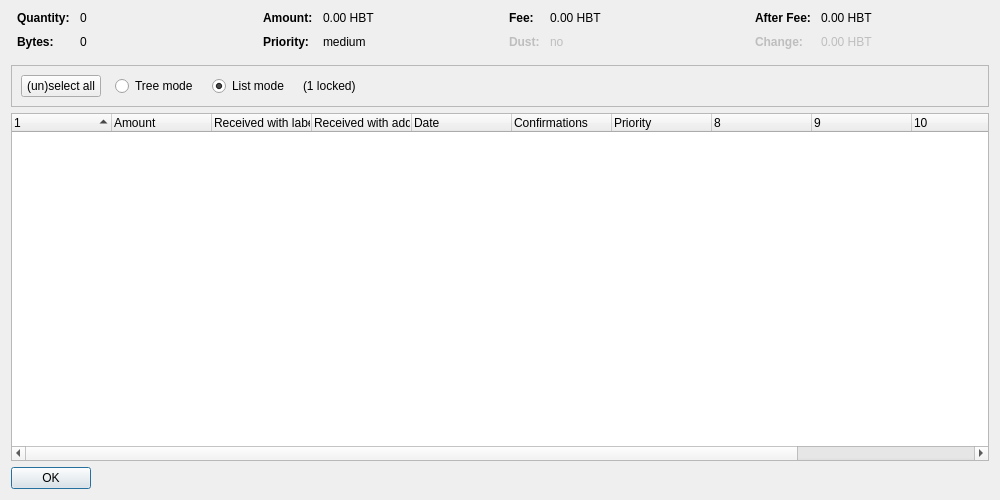
<?xml version="1.0" encoding="UTF-8"?>
<ui version="4.0">
 <class>CoinControlDialog</class>
 <widget class="QDialog" name="CoinControlDialog">
  <property name="geometry">
   <rect>
    <x>0</x>
    <y>0</y>
    <width>1000</width>
    <height>500</height>
   </rect>
  </property>
  <property name="windowTitle">
   <string>Coin Selection</string>
  </property>
  <layout class="QVBoxLayout" name="verticalLayout">
   <item>
    <layout class="QHBoxLayout" name="horizontalLayoutTop" stretch="0,0,0,0">
     <property name="topMargin">
      <number>0</number>
     </property>
     <property name="bottomMargin">
      <number>10</number>
     </property>
     <item>
      <layout class="QFormLayout" name="formLayoutCoinControl1">
       <property name="horizontalSpacing">
        <number>10</number>
       </property>
       <property name="verticalSpacing">
        <number>10</number>
       </property>
       <property name="leftMargin">
        <number>6</number>
       </property>
       <property name="rightMargin">
        <number>6</number>
       </property>
       <item row="0" column="0">
        <widget class="QLabel" name="labelCoinControlQuantityText">
         <property name="font">
          <font>
           <weight>75</weight>
           <bold>true</bold>
          </font>
         </property>
         <property name="text">
          <string>Quantity:</string>
         </property>
        </widget>
       </item>
       <item row="0" column="1">
        <widget class="QLabel" name="labelCoinControlQuantity">
         <property name="cursor">
          <cursorShape>IBeamCursor</cursorShape>
         </property>
         <property name="contextMenuPolicy">
          <enum>Qt::ActionsContextMenu</enum>
         </property>
         <property name="text">
          <string notr="true">0</string>
         </property>
         <property name="textInteractionFlags">
          <set>Qt::LinksAccessibleByMouse|Qt::TextSelectableByKeyboard|Qt::TextSelectableByMouse</set>
         </property>
        </widget>
       </item>
       <item row="1" column="0">
        <widget class="QLabel" name="labelCoinControlBytesText">
         <property name="font">
          <font>
           <weight>75</weight>
           <bold>true</bold>
          </font>
         </property>
         <property name="text">
          <string>Bytes:</string>
         </property>
        </widget>
       </item>
       <item row="1" column="1">
        <widget class="QLabel" name="labelCoinControlBytes">
         <property name="cursor">
          <cursorShape>IBeamCursor</cursorShape>
         </property>
         <property name="contextMenuPolicy">
          <enum>Qt::ActionsContextMenu</enum>
         </property>
         <property name="text">
          <string notr="true">0</string>
         </property>
         <property name="textInteractionFlags">
          <set>Qt::LinksAccessibleByMouse|Qt::TextSelectableByKeyboard|Qt::TextSelectableByMouse</set>
         </property>
        </widget>
       </item>
      </layout>
     </item>
     <item>
      <layout class="QFormLayout" name="formLayoutCoinControl2">
       <property name="horizontalSpacing">
        <number>10</number>
       </property>
       <property name="verticalSpacing">
        <number>10</number>
       </property>
       <property name="leftMargin">
        <number>6</number>
       </property>
       <property name="rightMargin">
        <number>6</number>
       </property>
       <item row="0" column="0">
        <widget class="QLabel" name="labelCoinControlAmountText">
         <property name="font">
          <font>
           <weight>75</weight>
           <bold>true</bold>
          </font>
         </property>
         <property name="text">
          <string>Amount:</string>
         </property>
        </widget>
       </item>
       <item row="0" column="1">
        <widget class="QLabel" name="labelCoinControlAmount">
         <property name="cursor">
          <cursorShape>IBeamCursor</cursorShape>
         </property>
         <property name="contextMenuPolicy">
          <enum>Qt::ActionsContextMenu</enum>
         </property>
         <property name="text">
          <string notr="true">0.00 HBT</string>
         </property>
         <property name="textInteractionFlags">
          <set>Qt::LinksAccessibleByMouse|Qt::TextSelectableByKeyboard|Qt::TextSelectableByMouse</set>
         </property>
        </widget>
       </item>
       <item row="1" column="0">
        <widget class="QLabel" name="labelCoinControlPriorityText">
         <property name="font">
          <font>
           <weight>75</weight>
           <bold>true</bold>
          </font>
         </property>
         <property name="text">
          <string>Priority:</string>
         </property>
        </widget>
       </item>
       <item row="1" column="1">
        <widget class="QLabel" name="labelCoinControlPriority">
         <property name="cursor">
          <cursorShape>IBeamCursor</cursorShape>
         </property>
         <property name="contextMenuPolicy">
          <enum>Qt::ActionsContextMenu</enum>
         </property>
         <property name="text">
          <string notr="true">medium</string>
         </property>
         <property name="textInteractionFlags">
          <set>Qt::LinksAccessibleByMouse|Qt::TextSelectableByKeyboard|Qt::TextSelectableByMouse</set>
         </property>
        </widget>
       </item>
      </layout>
     </item>
     <item>
      <layout class="QFormLayout" name="formLayoutCoinControl3">
       <property name="horizontalSpacing">
        <number>10</number>
       </property>
       <property name="verticalSpacing">
        <number>10</number>
       </property>
       <property name="leftMargin">
        <number>6</number>
       </property>
       <property name="rightMargin">
        <number>6</number>
       </property>
       <item row="0" column="0">
        <widget class="QLabel" name="labelCoinControlFeeText">
         <property name="font">
          <font>
           <weight>75</weight>
           <bold>true</bold>
          </font>
         </property>
         <property name="text">
          <string>Fee:</string>
         </property>
        </widget>
       </item>
       <item row="0" column="1">
        <widget class="QLabel" name="labelCoinControlFee">
         <property name="cursor">
          <cursorShape>IBeamCursor</cursorShape>
         </property>
         <property name="contextMenuPolicy">
          <enum>Qt::ActionsContextMenu</enum>
         </property>
         <property name="text">
          <string notr="true">0.00 HBT</string>
         </property>
         <property name="textInteractionFlags">
          <set>Qt::LinksAccessibleByMouse|Qt::TextSelectableByKeyboard|Qt::TextSelectableByMouse</set>
         </property>
        </widget>
       </item>
       <item row="1" column="0">
        <widget class="QLabel" name="labelCoinControlLowOutputText">
         <property name="enabled">
          <bool>false</bool>
         </property>
         <property name="font">
          <font>
           <weight>75</weight>
           <bold>true</bold>
          </font>
         </property>
         <property name="text">
          <string>Dust:</string>
         </property>
        </widget>
       </item>
       <item row="1" column="1">
        <widget class="QLabel" name="labelCoinControlLowOutput">
         <property name="enabled">
          <bool>false</bool>
         </property>
         <property name="cursor">
          <cursorShape>IBeamCursor</cursorShape>
         </property>
         <property name="contextMenuPolicy">
          <enum>Qt::ActionsContextMenu</enum>
         </property>
         <property name="text">
          <string notr="true">no</string>
         </property>
         <property name="textInteractionFlags">
          <set>Qt::LinksAccessibleByMouse|Qt::TextSelectableByKeyboard|Qt::TextSelectableByMouse</set>
         </property>
        </widget>
       </item>
      </layout>
     </item>
     <item>
      <layout class="QFormLayout" name="formLayoutCoinControl4">
       <property name="horizontalSpacing">
        <number>10</number>
       </property>
       <property name="verticalSpacing">
        <number>10</number>
       </property>
       <property name="leftMargin">
        <number>6</number>
       </property>
       <property name="rightMargin">
        <number>6</number>
       </property>
       <item row="0" column="0">
        <widget class="QLabel" name="labelCoinControlAfterFeeText">
         <property name="font">
          <font>
           <weight>75</weight>
           <bold>true</bold>
          </font>
         </property>
         <property name="text">
          <string>After Fee:</string>
         </property>
        </widget>
       </item>
       <item row="0" column="1">
        <widget class="QLabel" name="labelCoinControlAfterFee">
         <property name="cursor">
          <cursorShape>IBeamCursor</cursorShape>
         </property>
         <property name="contextMenuPolicy">
          <enum>Qt::ActionsContextMenu</enum>
         </property>
         <property name="text">
          <string notr="true">0.00 HBT</string>
         </property>
         <property name="textInteractionFlags">
          <set>Qt::LinksAccessibleByMouse|Qt::TextSelectableByKeyboard|Qt::TextSelectableByMouse</set>
         </property>
        </widget>
       </item>
       <item row="1" column="0">
        <widget class="QLabel" name="labelCoinControlChangeText">
         <property name="enabled">
          <bool>false</bool>
         </property>
         <property name="font">
          <font>
           <weight>75</weight>
           <bold>true</bold>
          </font>
         </property>
         <property name="text">
          <string>Change:</string>
         </property>
        </widget>
       </item>
       <item row="1" column="1">
        <widget class="QLabel" name="labelCoinControlChange">
         <property name="enabled">
          <bool>false</bool>
         </property>
         <property name="cursor">
          <cursorShape>IBeamCursor</cursorShape>
         </property>
         <property name="contextMenuPolicy">
          <enum>Qt::ActionsContextMenu</enum>
         </property>
         <property name="text">
          <string notr="true">0.00 HBT</string>
         </property>
         <property name="textInteractionFlags">
          <set>Qt::LinksAccessibleByMouse|Qt::TextSelectableByKeyboard|Qt::TextSelectableByMouse</set>
         </property>
        </widget>
       </item>
      </layout>
     </item>
    </layout>
   </item>
   <item>
    <widget class="QFrame" name="frame">
     <property name="minimumSize">
      <size>
       <width>0</width>
       <height>40</height>
      </size>
     </property>
     <property name="frameShape">
      <enum>QFrame::StyledPanel</enum>
     </property>
     <property name="frameShadow">
      <enum>QFrame::Sunken</enum>
     </property>
     <layout class="QHBoxLayout" name="horizontalLayout">
      <item>
       <layout class="QHBoxLayout" name="horizontalLayoutPanel" stretch="0,0,0,0,0">
        <property name="spacing">
         <number>14</number>
        </property>
        <item>
         <widget class="QPushButton" name="pushButtonSelectAll">
          <property name="sizePolicy">
           <sizepolicy hsizetype="Maximum" vsizetype="Fixed">
            <horstretch>0</horstretch>
            <verstretch>0</verstretch>
           </sizepolicy>
          </property>
          <property name="text">
           <string>(un)select all</string>
          </property>
          <property name="autoDefault">
           <bool>false</bool>
          </property>
         </widget>
        </item>
        <item>
         <widget class="QRadioButton" name="radioTreeMode">
          <property name="sizePolicy">
           <sizepolicy hsizetype="Maximum" vsizetype="Fixed">
            <horstretch>0</horstretch>
            <verstretch>0</verstretch>
           </sizepolicy>
          </property>
          <property name="text">
           <string>Tree mode</string>
          </property>
         </widget>
        </item>
        <item>
         <widget class="QRadioButton" name="radioListMode">
          <property name="sizePolicy">
           <sizepolicy hsizetype="Maximum" vsizetype="Fixed">
            <horstretch>0</horstretch>
            <verstretch>0</verstretch>
           </sizepolicy>
          </property>
          <property name="text">
           <string>List mode</string>
          </property>
          <property name="checked">
           <bool>true</bool>
          </property>
         </widget>
        </item>
        <item>
         <widget class="QLabel" name="labelLocked">
          <property name="text">
           <string notr="true">(1 locked)</string>
          </property>
         </widget>
        </item>
        <item>
         <spacer name="horizontalSpacer">
          <property name="orientation">
           <enum>Qt::Horizontal</enum>
          </property>
          <property name="sizeHint" stdset="0">
           <size>
            <width>40</width>
            <height>20</height>
           </size>
          </property>
         </spacer>
        </item>
       </layout>
      </item>
     </layout>
    </widget>
   </item>
   <item>
    <widget class="CoinControlTreeWidget" name="treeWidget">
     <property name="contextMenuPolicy">
      <enum>Qt::CustomContextMenu</enum>
     </property>
     <property name="sortingEnabled">
      <bool>false</bool>
     </property>
     <property name="columnCount">
      <number>12</number>
     </property>
     <attribute name="headerShowSortIndicator" stdset="0">
      <bool>true</bool>
     </attribute>
     <attribute name="headerStretchLastSection">
      <bool>false</bool>
     </attribute>
     <column>
      <property name="text">
       <string/>
      </property>
     </column>
     <column>
      <property name="text">
       <string>Amount</string>
      </property>
     </column>
     <column>
      <property name="text">
       <string>Received with label</string>
      </property>
     </column>
     <column>
      <property name="text">
       <string>Received with address</string>
      </property>
     </column>
     <column>
      <property name="text">
       <string>Date</string>
      </property>
     </column>
     <column>
      <property name="text">
       <string>Confirmations</string>
      </property>
      <property name="toolTip">
       <string>Confirmed</string>
      </property>
     </column>
     <column>
      <property name="text">
       <string>Priority</string>
      </property>
     </column>
     <column>
      <property name="text">
       <string/>
      </property>
     </column>
     <column>
      <property name="text">
       <string/>
      </property>
     </column>
     <column>
      <property name="text">
       <string/>
      </property>
     </column>
     <column>
      <property name="text">
       <string/>
      </property>
     </column>
     <column>
      <property name="text">
       <string/>
      </property>
     </column>
    </widget>
   </item>
   <item>
    <widget class="QDialogButtonBox" name="buttonBox">
     <property name="sizePolicy">
      <sizepolicy hsizetype="Maximum" vsizetype="Fixed">
       <horstretch>0</horstretch>
       <verstretch>0</verstretch>
      </sizepolicy>
     </property>
     <property name="orientation">
      <enum>Qt::Horizontal</enum>
     </property>
     <property name="standardButtons">
      <set>QDialogButtonBox::Ok</set>
     </property>
    </widget>
   </item>
  </layout>
 </widget>
 <customwidgets>
  <customwidget>
   <class>CoinControlTreeWidget</class>
   <extends>QTreeWidget</extends>
   <header>coincontroltreewidget.h</header>
  </customwidget>
 </customwidgets>
 <resources/>
 <connections/>
</ui>
